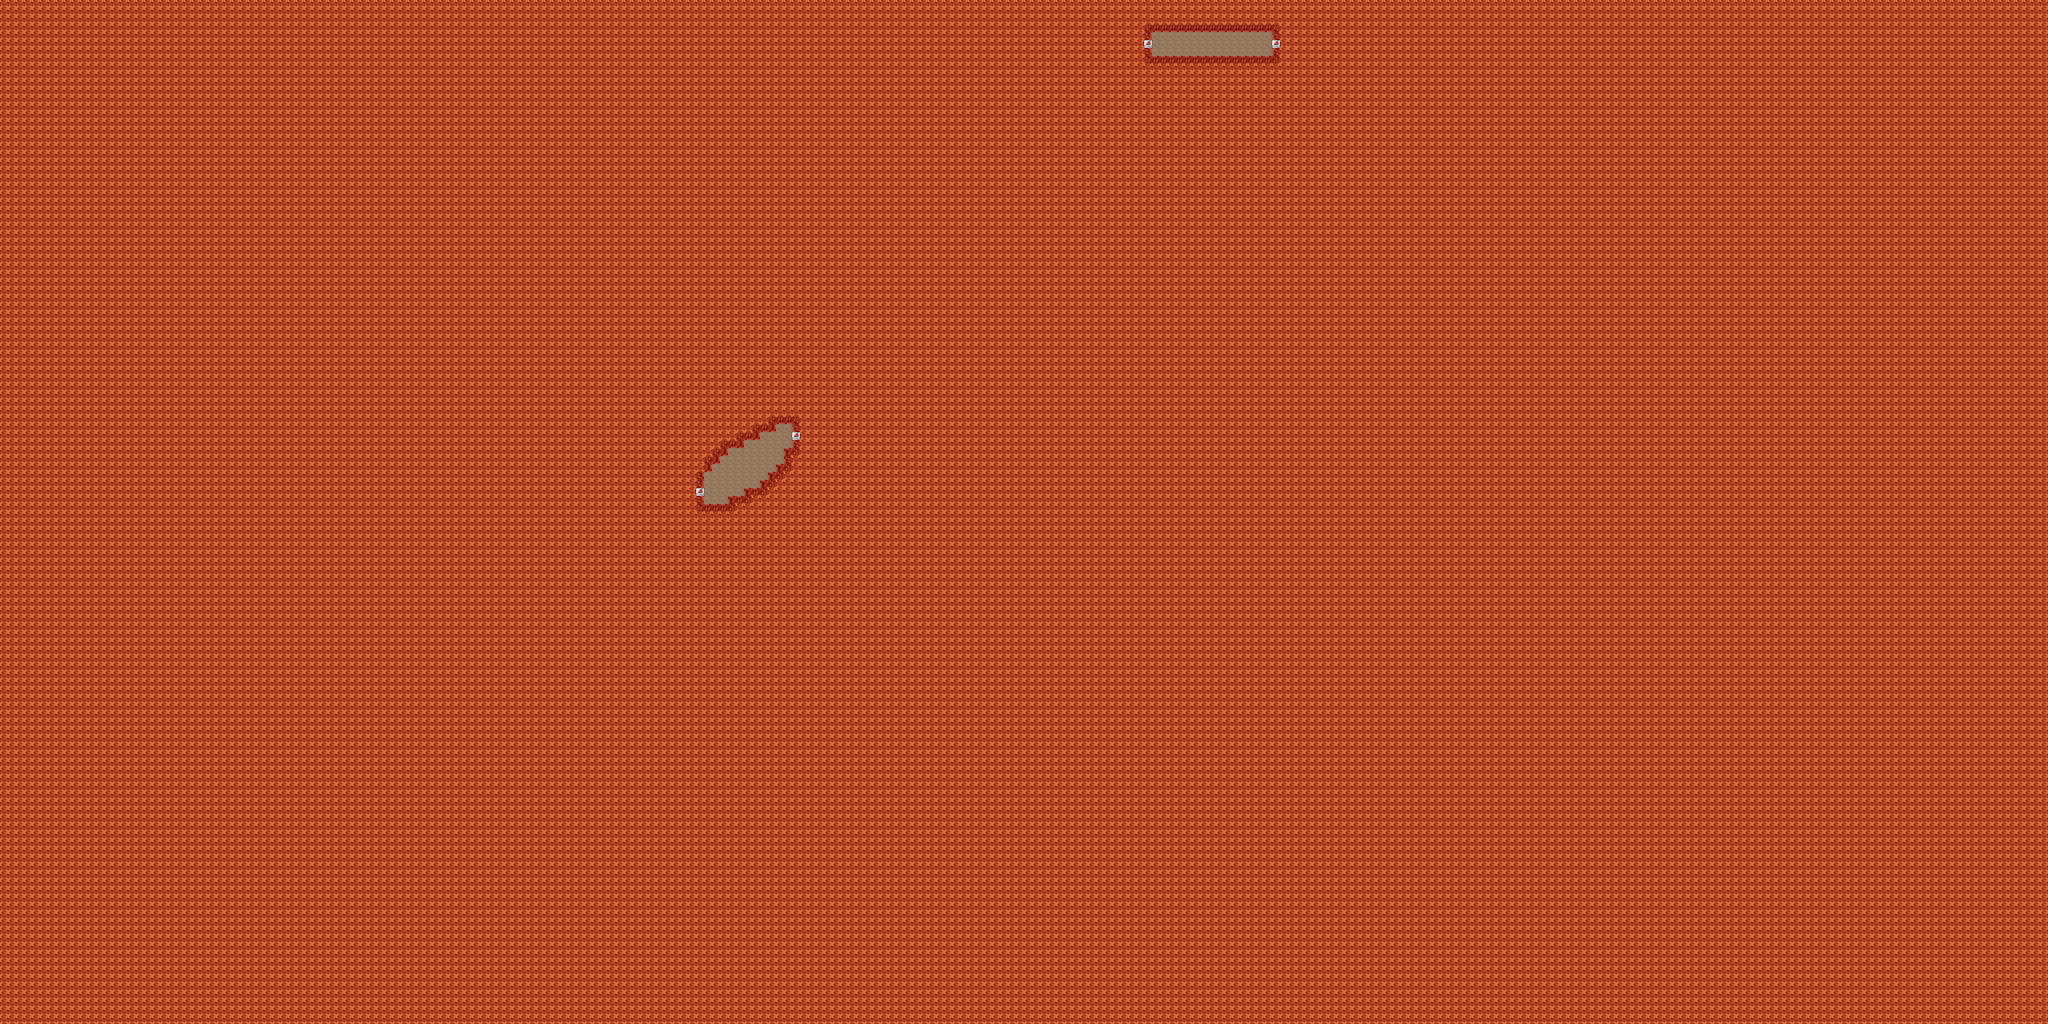

A level layout from a 2D game, rendered from its tile map. Below: a short description, then the map file with tile-grid data replaced by summaries:
An orthogonal 256x128 tile map with 32x32 px tiles, 8 tile layers (0_floor, 1_terrain, 2_object, 3_roof, ...), 25 tilesets.

<map version="0.99b" orientation="orthogonal" width="256" height="128" tilewidth="32" tileheight="32">
 <tileset name="../../tileset/ground/brown.png" firstgid="1" tilewidth="32" tileheight="32">
  <image source="../../tileset/ground/brown.png" trans="ff00ff" />
 </tileset>
 <tileset name="../../tileset/building/wall/earthen_2.png" firstgid="6" tilewidth="32" tileheight="32">
  <image source="../../tileset/building/wall/earthen_2.png" trans="ff00ff" />
 </tileset>
 <tileset name="../../tileset/item/corpse/skull_dark.png" firstgid="33" tilewidth="32" tileheight="32">
  <image source="../../tileset/item/corpse/skull_dark.png" trans="ff00ff" />
 </tileset>
 <tileset name="../../tileset/item/blood/floor_stains_2.png" firstgid="35" tilewidth="32" tileheight="32">
  <image source="../../tileset/item/blood/floor_stains_2.png" trans="ff00ff" />
 </tileset>
 <tileset name="../../tileset/item/corpse/skeleton.png" firstgid="39" tilewidth="32" tileheight="32">
  <image source="../../tileset/item/corpse/skeleton.png" trans="ff00ff" />
 </tileset>
 <tileset name="../../tileset/building/wall/earthen.png" firstgid="43" tilewidth="32" tileheight="32">
  <image source="../../tileset/building/wall/earthen.png" trans="ff00ff" />
 </tileset>
 <tileset name="../../tileset/ground/rock/rocks_2.png" firstgid="79" tilewidth="32" tileheight="32">
  <image source="../../tileset/ground/rock/rocks_2.png" trans="ff00ff" />
 </tileset>
 <tileset name="../../tileset/building/stairs/int_earthen.png" firstgid="83" tilewidth="32" tileheight="32">
  <image source="../../tileset/building/stairs/int_earthen.png" trans="ff00ff" />
 </tileset>
 <tileset name="../../tileset/plant/bush/various_small.png" firstgid="119" tilewidth="32" tileheight="32">
  <image source="../../tileset/plant/bush/various_small.png" trans="ff00ff" />
 </tileset>
 <tileset name="../../tileset/ground/rock/pebbles.png" firstgid="128" tilewidth="32" tileheight="32">
  <image source="../../tileset/ground/rock/pebbles.png" trans="ffffff" />
 </tileset>
 <tileset name="../../tileset/plant/bush/large_brown.png" firstgid="131" tilewidth="32" tileheight="32">
  <image source="../../tileset/plant/bush/large_brown.png" trans="ff00ff" />
 </tileset>
 <tileset name="../../tileset/item/blood/floor_stain.png" firstgid="140" tilewidth="32" tileheight="32">
  <image source="../../tileset/item/blood/floor_stain.png" trans="ff00ff" />
 </tileset>
 <tileset name="../../tileset/item/blood/nsew_stains.png" firstgid="141" tilewidth="32" tileheight="32">
  <image source="../../tileset/item/blood/nsew_stains.png" trans="ff00ff" />
 </tileset>
 <tileset name="../../tileset/logic/creature/mythical_animal.png" firstgid="145" tilewidth="32" tileheight="32">
  <image source="../../tileset/logic/creature/mythical_animal.png" />
 </tileset>
 <tileset name="../../tileset/logic/creature/undead.png" firstgid="146" tilewidth="32" tileheight="32">
  <image source="../../tileset/logic/creature/undead.png" />
 </tileset>
 <tileset name="../../tileset/logic/collision.png" firstgid="159" tilewidth="32" tileheight="32">
  <image source="../../tileset/logic/collision.png" />
 </tileset>
 <tileset name="stairs" firstgid="160" tilewidth="32" tileheight="32">
  <image source="../../tileset/building/stairs/stairs.png" />
 </tileset>
 <tileset name="portal" firstgid="164" tilewidth="32" tileheight="32">
  <image source="../../tileset/logic/portal.png" />
 </tileset>
 <tileset name="sand1" firstgid="171" tilewidth="32" tileheight="32">
  <image source="../../tileset/ground/sand_1.png" />
 </tileset>
 <tileset name="sand2" firstgid="181" tilewidth="32" tileheight="32">
  <image source="../../tileset/ground/sand_2.png" />
 </tileset>
 <tileset name="entrance1" firstgid="196" tilewidth="32" tileheight="32">
  <image source="../../tileset/building/entrance/earthen.png" />
 </tileset>
 <tileset name="entrance2" firstgid="202" tilewidth="32" tileheight="32">
  <image source="../../tileset/building/entrance/earthen_2.png" />
 </tileset>
 <tileset name="entrance3" firstgid="208" tilewidth="32" tileheight="32">
  <image source="../../tileset/building/entrance/earthen_3.png" />
 </tileset>
 <tileset name="entrance4" firstgid="214" tilewidth="32" tileheight="32">
  <image source="../../tileset/building/entrance/earthen_4.png" />
 </tileset>
 <tileset name="assassins" firstgid="220" tilewidth="32" tileheight="32">
  <image source="../../tileset/logic/creature/assassins.png" />
 </tileset>
 <layer name="0_floor" width="256" height="128">
  <data>[32768 cells, 408 non-empty, 3 distinct tile ids]</data>
 </layer>
 <layer name="1_terrain" width="256" height="128">
  <data>[32768 cells, 32665 non-empty, 17 distinct tile ids]</data>
 </layer>
 <layer name="2_object" width="256" height="128">
  <data>[32768 cells, 0 non-empty, 0 distinct tile ids]</data>
 </layer>
 <layer name="3_roof" width="256" height="128">
  <data>[32768 cells, 0 non-empty, 0 distinct tile ids]</data>
 </layer>
 <layer name="4_roof_add" width="256" height="128">
  <data>[32768 cells, 0 non-empty, 0 distinct tile ids]</data>
 </layer>
 <layer name="objects" width="256" height="128">
  <data>[32768 cells, 4 non-empty, 1 distinct tile ids]</data>
 </layer>
 <layer name="collision" width="256" height="128" opacity="0.37">
  <data>[32768 cells, 32661 non-empty, 1 distinct tile ids]</data>
 </layer>
 <layer name="protection" width="256" height="128">
  <data>[32768 cells, 0 non-empty, 0 distinct tile ids]</data>
 </layer>
</map>
